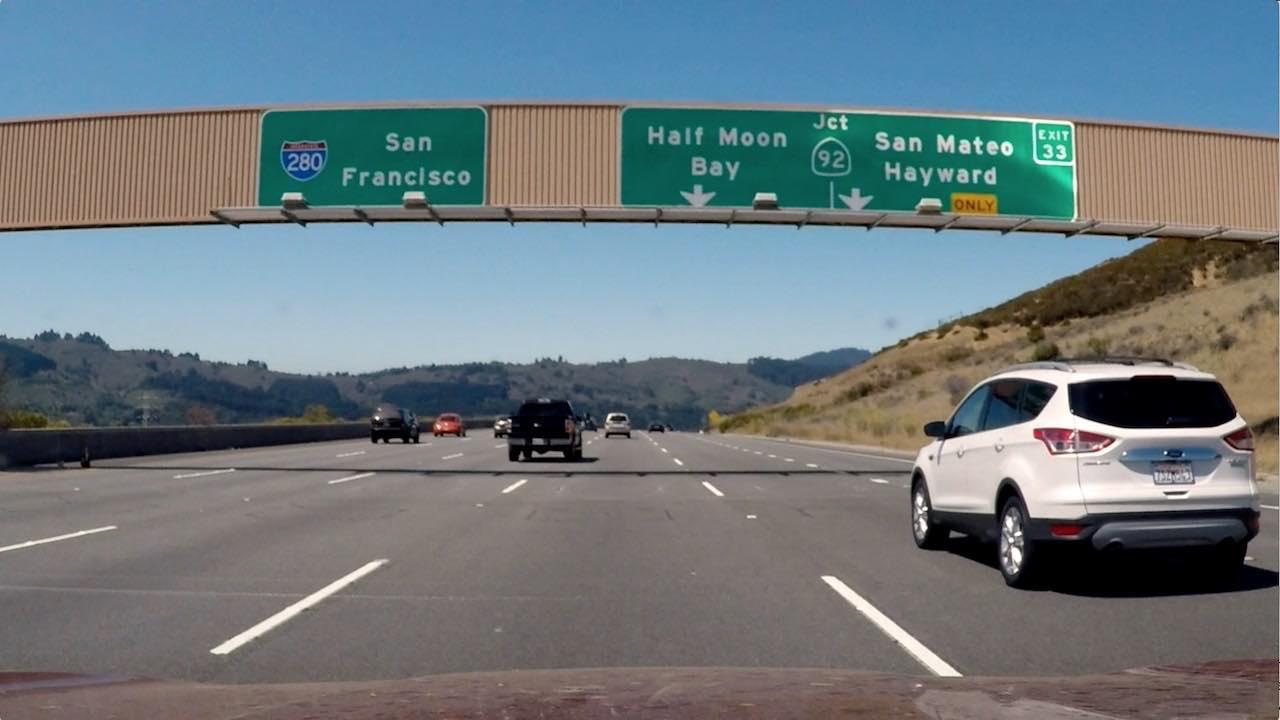
#> input picture Term_1/advanced_lane_finding_10/signs_vehicles_xygrad.png, 1280 x 720 px
$ python combining_threshold_10_7.py   (older library calls are emulated)
#> lines starting #> are read from the running program, lines starting #| are printed output that depends on the picture; after the words box and inside, x2 and y2 are one past the last pixel; in counts of white or black regions, pixels touching at a corner belong together
import numpy as np
import cv2
import matplotlib.pyplot as plt
import matplotlib.image as mpimg


def abs_sobel_thresh(img, orient='x', sobel_kernel=3, thresh=(0, 255)):
    """
    Absolute of Sobel derivation.

    Parameters
    ----------
    img: Numpy array
        Image
    orient: str
        Direction of derivation, ``x`` or ``y`` axis.
    sobel_kernel: int
        Kernel number.
    thresh: tuple
        Lower and upper threshold.

    Returns
    -------
    Numpy Array:
        Binary array
    """
    gray = cv2.cvtColor(img, cv2.COLOR_RGB2GRAY)

    abs_sobel = None
    if orient == 'x':
        abs_sobel = np.absolute(cv2.Sobel(gray, cv2.CV_64F, 1, 0, ksize=sobel_kernel))
    if orient == 'y':
        abs_sobel = np.absolute(cv2.Sobel(gray, cv2.CV_64F, 0, 1, ksize=sobel_kernel))

    scaled_sobel = np.uint8(255 * abs_sobel / np.max(abs_sobel))

    binary_output = np.zeros_like(scaled_sobel)
    binary_output[(scaled_sobel >= thresh[0]) & (scaled_sobel <= thresh[1])] = 1

    return binary_output


def mag_thresh(img, sobel_kernel=3, mag_thresh=(0, 255)):
    """
    Magnitude of threshold - Sobel derivation.

    Parameters
    ----------
    img: Numpy array
        Image
    sobel_kernel: int
        Kernel number
    mag_thresh: tuple
        Lower and upper threshold.

    Returns
    -------
    Numpy Array:
        Binary array
    """
    gray = cv2.cvtColor(img, cv2.COLOR_RGB2GRAY)

    sobelx = cv2.Sobel(gray, cv2.CV_64F, 1, 0, ksize=sobel_kernel)
    sobely = cv2.Sobel(gray, cv2.CV_64F, 0, 1, ksize=sobel_kernel)

    gradmag = np.sqrt(sobelx ** 2 + sobely ** 2)

    scale_factor = np.max(gradmag) / 255
    gradmag = (gradmag / scale_factor).astype(np.uint8)

    binary_output = np.zeros_like(gradmag)
    binary_output[(gradmag >= mag_thresh[0]) & (gradmag <= mag_thresh[1])] = 1

    # Return the binary image
    return binary_output


def dir_threshold(img, sobel_kernel=3, thresh=(0, np.pi / 2)):
    """
    Direction of threshold - Sobel derivation.

    Parameters
    ----------
    img: Numpy array
        Image
    sobel_kernel: int
        Kernel number
    thresh: tuple
        Lower and upper threshold.

    Returns
    -------
    Numpy Array:
        Binary array
    """
    gray = cv2.cvtColor(img, cv2.COLOR_RGB2GRAY)

    sobelx = cv2.Sobel(gray, cv2.CV_64F, 1, 0, ksize=sobel_kernel)
    sobely = cv2.Sobel(gray, cv2.CV_64F, 0, 1, ksize=sobel_kernel)

    absgraddir = np.arctan2(np.absolute(sobely), np.absolute(sobelx))
    binary_output = np.zeros_like(absgraddir)
    binary_output[(absgraddir >= thresh[0]) & (absgraddir <= thresh[1])] = 1

    return binary_output


def run():
    """
    Run the methods.
    """
    # Choose a Sobel kernel size
    ksize = 3  # Choose a larger odd number to smooth gradient measurements

    image = mpimg.imread('signs_vehicles_xygrad.png')
#> image is the input picture: shape (720, 1280, 3) float32; mean R, G, B 0.428, 0.477, 0.5

    # Apply each of the thresholding functions
    gradx = abs_sobel_thresh(image, orient='x', sobel_kernel=ksize, thresh=(10, 100))
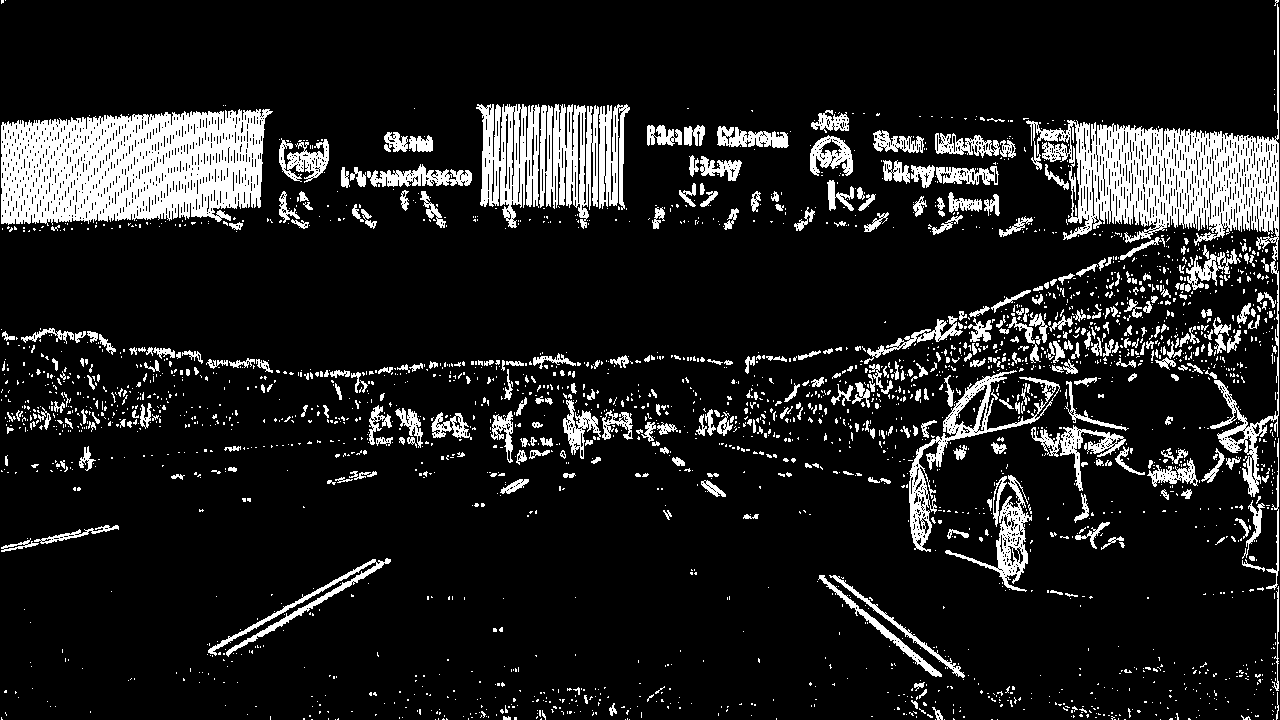
#> gradx: shape (720, 1280); values 0 (black) and 1 (white), 12.5% white; 2676 white regions (2284 under 20 px), largest, box (x1, y1, x2, y2) and area: (1, 109, 273, 226) 23904, (1026, 4, 1279, 497) 20083, (476, 104, 540, 228) 4750
    grady = abs_sobel_thresh(image, orient='y', sobel_kernel=ksize, thresh=(10, 100))
#> grady: shape (720, 1280); values 0 (black) and 1 (white), 14.2% white; 2152 white regions (1773 under 20 px), largest, box (x1, y1, x2, y2) and area: (0, 338, 1280, 601) 42351, (0, 189, 1280, 415) 24909, (0, 103, 1280, 145) 8728
    mag_binary = mag_thresh(image, sobel_kernel=ksize, mag_thresh=(10, 100))
#> in mag_thresh, `gradmag = np.sqrt(sobelx ** 2 + sobely ** 2)`:
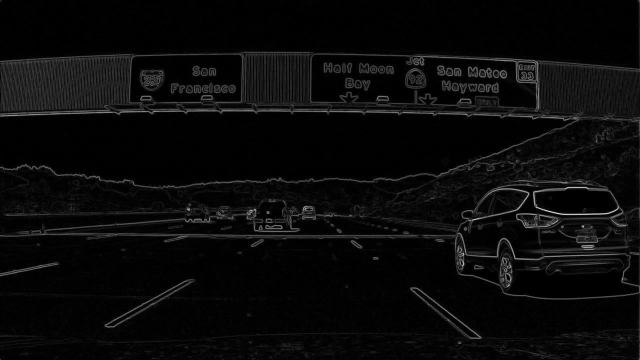
#> gradmag: shape (720, 1280) float64 (shown at 1/2 size); min 0, max 3.62, mean 0.147; drawn with min black and max white
#> in mag_thresh, `scale_factor = np.max(gradmag) / 255`: scale_factor = 0.0142
#> mag_binary: shape (720, 1280); values 0 (black) and 1 (white), 22% white; 1538 white regions (1306 under 20 px), largest, box (x1, y1, x2, y2) and area: (0, 0, 1280, 720) 161044, (816, 573, 1038, 693) 2184, (207, 557, 392, 657) 2153
    dir_binary = dir_threshold(image, sobel_kernel=ksize, thresh=(0.7, 1.3))
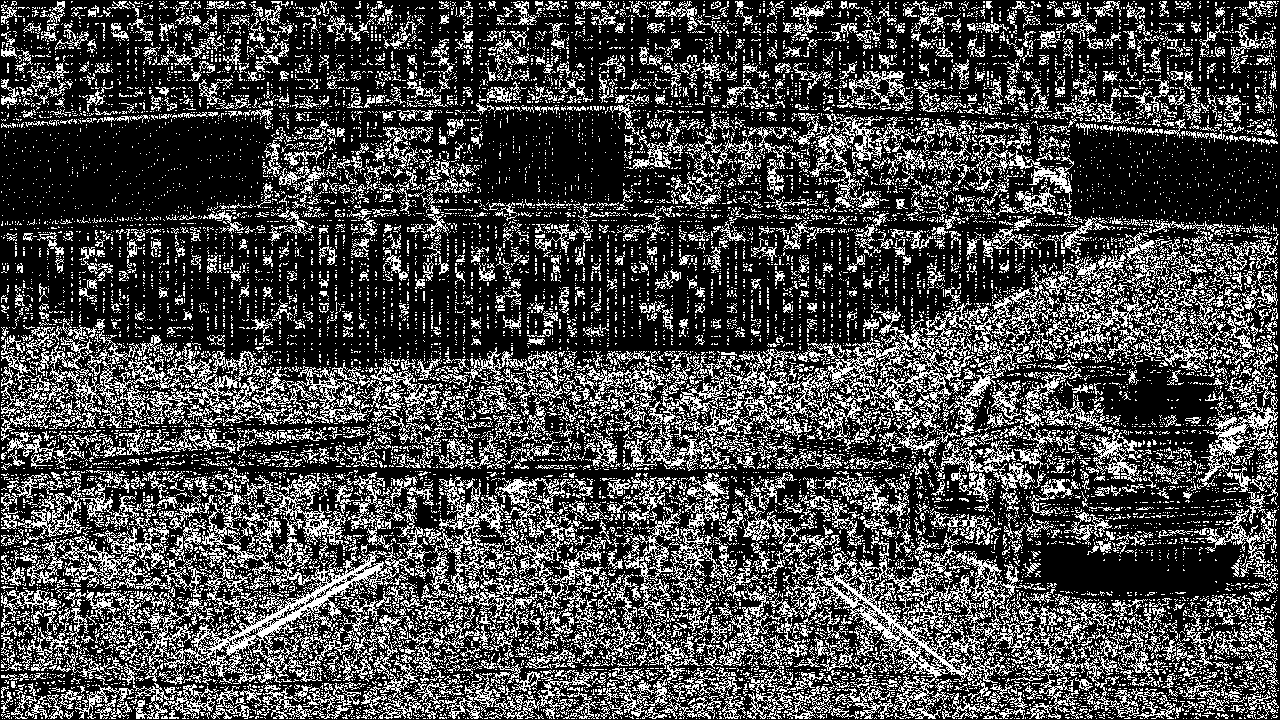
#> dir_binary: shape (720, 1280) float64; values 0 (black) and 1 (white), 28.2% white in thin lines or dots

    combined = np.zeros_like(dir_binary)
    combined[((gradx == 1) & (grady == 1)) | ((mag_binary == 1) & (dir_binary == 1))] = 1

    f = plt.figure()

    f.add_subplot(3, 3, 1)
    plt.imshow(image)
    plt.title("Original Image")

    f.add_subplot(3, 3, 2)
    plt.imshow(gradx, cmap='gray')
    plt.title("Absolute of Sobel at x axis")

    f.add_subplot(3, 3, 3)
    plt.imshow(grady, cmap='gray')
    plt.title("Absolute of Sobel at y axis")

    f.add_subplot(3, 3, 4)
    plt.imshow(mag_binary, cmap='gray')
    plt.title("Gradient Magnitude")

    f.add_subplot(3, 3, 5)
    plt.imshow(dir_binary, cmap='gray')
    plt.title("Gradient Direction")

    f.add_subplot(3, 3, 6)
    plt.imshow(combined, cmap='gray')
    plt.title("Combined")

    plt.show()
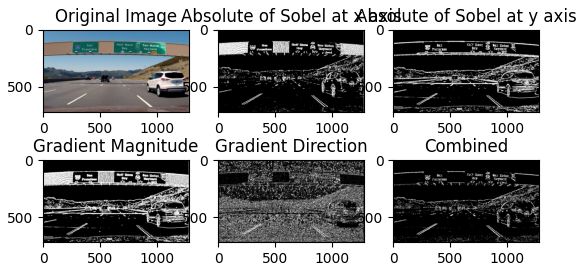
#> figure drawn by matplotlib, 6 panels

if __name__ == '__main__':
    run()

$ run again, with Term_1/advanced_lane_finding_10/curved-lane.jpg saved as Term_1/advanced_lane_finding_10/signs_vehicles_xygrad.png
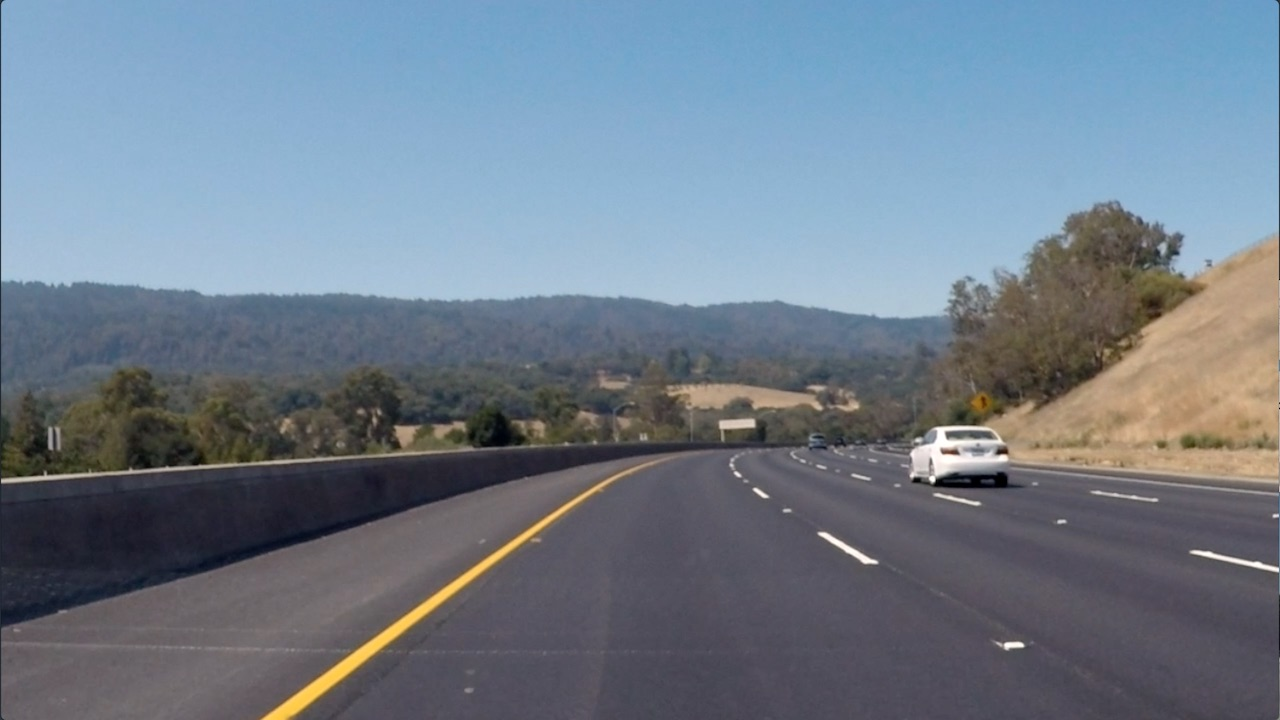
#> input picture Term_1/advanced_lane_finding_10/curved-lane.jpg, 1280 x 720 px
#> in run, image is the input picture: shape (720, 1280, 3) float32; mean R, G, B 0.44, 0.49, 0.544
#> in run, `gradx = abs_sobel_thresh(image, orient='x', sobel_kernel=ksize, thresh..`:
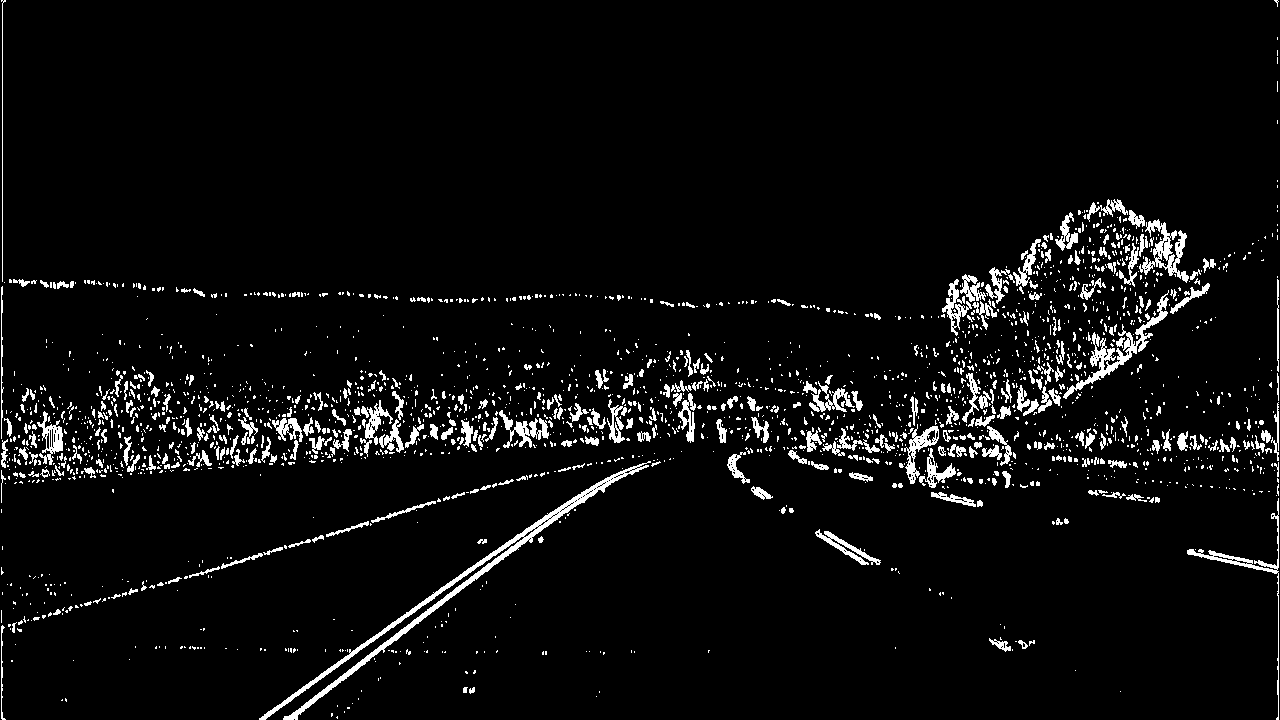
#> gradx: shape (720, 1280); values 0 (black) and 1 (white), 4.9% white; 2343 white regions (1970 under 20 px), largest, box (x1, y1, x2, y2) and area: (259, 461, 651, 720) 4083, (1063, 290, 1169, 399) 1556, (1139, 219, 1189, 283) 1104
#> grady: shape (720, 1280); values 0 (black) and 1 (white), 9.3% white; 2475 white regions (2091 under 20 px), largest, box (x1, y1, x2, y2) and area: (0, 198, 1280, 719) 34514, (0, 264, 1031, 325) 6888, (651, 378, 862, 437) 3782
#> scale_factor = 0.0122
#> mag_binary: shape (720, 1280); values 0 (black) and 1 (white), 10.6% white; 1464 white regions (1252 under 20 px), largest, box (x1, y1, x2, y2) and area: (0, 0, 1280, 720) 78411, (587, 368, 644, 399) 760, (1105, 408, 1146, 444) 410
#> in run, `dir_binary = dir_threshold(image, sobel_kernel=ksize, thresh=(0.7, 1.3))`:
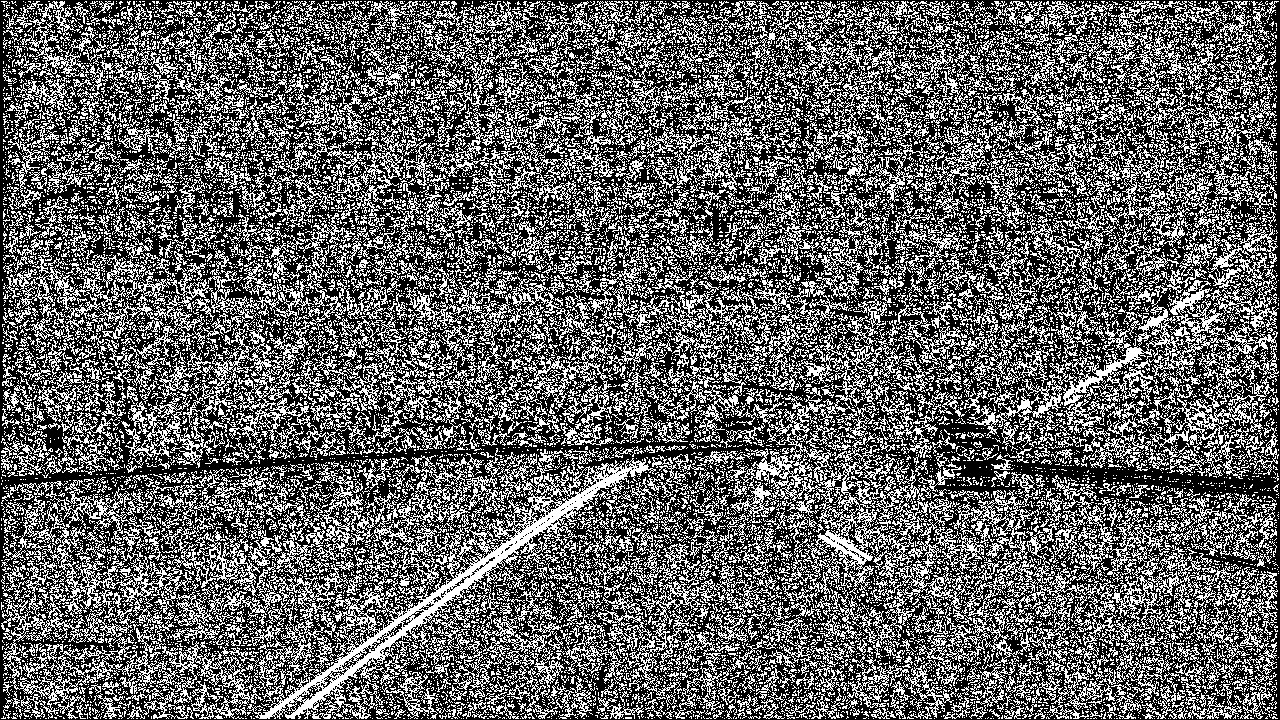
#> dir_binary: shape (720, 1280) float64; values 0 (black) and 1 (white), 38.7% white in thin lines or dots
